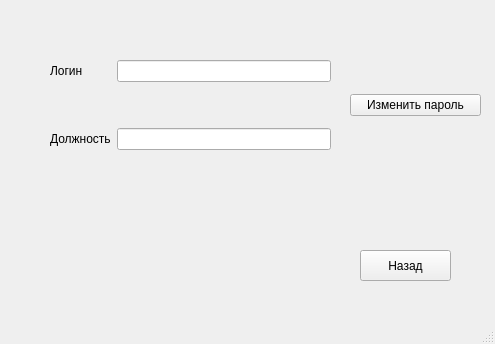
<?xml version="1.0" encoding="UTF-8"?>
<ui version="4.0">
 <class>personal_cab</class>
 <widget class="QMainWindow" name="personal_cab">
  <property name="geometry">
   <rect>
    <x>0</x>
    <y>0</y>
    <width>495</width>
    <height>344</height>
   </rect>
  </property>
  <property name="windowTitle">
   <string>MainWindow</string>
  </property>
  <property name="styleSheet">
   <string notr="true"/>
  </property>
  <widget class="QWidget" name="centralwidget">
   <widget class="QWidget" name="verticalLayoutWidget">
    <property name="geometry">
     <rect>
      <x>350</x>
      <y>20</y>
      <width>131</width>
      <height>171</height>
     </rect>
    </property>
    <layout class="QVBoxLayout" name="verticalLayout">
     <item>
      <widget class="QPushButton" name="change_password">
       <property name="text">
        <string>Изменить пароль</string>
       </property>
      </widget>
     </item>
    </layout>
   </widget>
   <widget class="QWidget" name="gridLayoutWidget">
    <property name="geometry">
     <rect>
      <x>50</x>
      <y>20</y>
      <width>281</width>
      <height>171</height>
     </rect>
    </property>
    <layout class="QGridLayout" name="gridLayout">
     <item row="1" column="0">
      <widget class="QLabel" name="current_role">
       <property name="text">
        <string>Должность</string>
       </property>
      </widget>
     </item>
     <item row="0" column="0">
      <widget class="QLabel" name="current_login">
       <property name="text">
        <string>Логин</string>
       </property>
      </widget>
     </item>
     <item row="0" column="1">
      <widget class="QLineEdit" name="current_login_edit"/>
     </item>
     <item row="1" column="1">
      <widget class="QLineEdit" name="current_password_edit"/>
     </item>
    </layout>
   </widget>
   <widget class="QPushButton" name="back">
    <property name="geometry">
     <rect>
      <x>360</x>
      <y>250</y>
      <width>91</width>
      <height>31</height>
     </rect>
    </property>
    <property name="styleSheet">
     <string notr="true"/>
    </property>
    <property name="text">
     <string>Назад</string>
    </property>
   </widget>
  </widget>
  <widget class="QMenuBar" name="menubar">
   <property name="geometry">
    <rect>
     <x>0</x>
     <y>0</y>
     <width>495</width>
     <height>21</height>
    </rect>
   </property>
  </widget>
  <widget class="QStatusBar" name="statusbar"/>
 </widget>
 <resources/>
 <connections/>
</ui>
